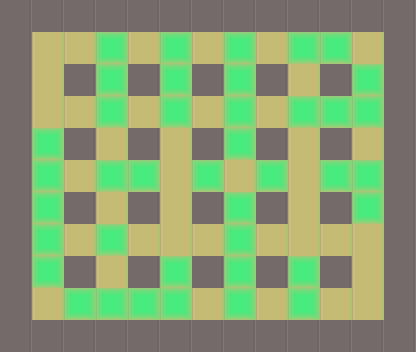

This game map was drawn from its Tiled (.tmx) file and the tilesets committed beside it. A one-line description and the full map source follow:
An orthogonal 13x11 tile map with 32x32 px tiles, 2 tile layers (base, piedras).

<map version="1.0" orientation="orthogonal" renderorder="right-down" width="13" height="11" tilewidth="32" tileheight="32" nextobjectid="1">
 <properties>
  <property name="nombre" value="Nivel 9" />
 </properties>
 <tileset firstgid="1" name="tile" tilewidth="32" tileheight="32" tilecount="3">
  <image source="../tilebase.png" width="96" height="32" />
  <terraintypes>
   <terrain name="New Terrain" tile="-1" />
  </terraintypes>
 </tileset>
 <layer name="base" width="13" height="11">
  <data>
   <tile gid="1" />
   <tile gid="1" />
   <tile gid="1" />
   <tile gid="1" />
   <tile gid="1" />
   <tile gid="1" />
   <tile gid="1" />
   <tile gid="1" />
   <tile gid="1" />
   <tile gid="1" />
   <tile gid="1" />
   <tile gid="1" />
   <tile gid="1" />
   <tile gid="1" />
   <tile gid="2" />
   <tile gid="2" />
   <tile gid="2" />
   <tile gid="2" />
   <tile gid="2" />
   <tile gid="2" />
   <tile gid="2" />
   <tile gid="2" />
   <tile gid="2" />
   <tile gid="2" />
   <tile gid="2" />
   <tile gid="1" />
   <tile gid="1" />
   <tile gid="2" />
   <tile gid="1" />
   <tile gid="2" />
   <tile gid="1" />
   <tile gid="2" />
   <tile gid="1" />
   <tile gid="2" />
   <tile gid="1" />
   <tile gid="2" />
   <tile gid="1" />
   <tile gid="2" />
   <tile gid="1" />
   <tile gid="1" />
   <tile gid="2" />
   <tile gid="2" />
   <tile gid="2" />
   <tile gid="2" />
   <tile gid="2" />
   <tile gid="2" />
   <tile gid="2" />
   <tile gid="2" />
   <tile gid="2" />
   <tile gid="2" />
   <tile gid="2" />
   <tile gid="1" />
   <tile gid="1" />
   <tile gid="2" />
   <tile gid="1" />
   <tile gid="2" />
   <tile gid="1" />
   <tile gid="2" />
   <tile gid="1" />
   <tile gid="2" />
   <tile gid="1" />
   <tile gid="2" />
   <tile gid="1" />
   <tile gid="2" />
   <tile gid="1" />
   <tile gid="1" />
   <tile gid="2" />
   <tile gid="2" />
   <tile gid="2" />
   <tile gid="2" />
   <tile gid="2" />
   <tile gid="2" />
   <tile gid="2" />
   <tile gid="2" />
   <tile gid="2" />
   <tile gid="2" />
   <tile gid="2" />
   <tile gid="1" />
   <tile gid="1" />
   <tile gid="2" />
   <tile gid="1" />
   <tile gid="2" />
   <tile gid="1" />
   <tile gid="2" />
   <tile gid="1" />
   <tile gid="2" />
   <tile gid="1" />
   <tile gid="2" />
   <tile gid="1" />
   <tile gid="2" />
   <tile gid="1" />
   <tile gid="1" />
   <tile gid="2" />
   <tile gid="2" />
   <tile gid="2" />
   <tile gid="2" />
   <tile gid="2" />
   <tile gid="2" />
   <tile gid="2" />
   <tile gid="2" />
   <tile gid="2" />
   <tile gid="2" />
   <tile gid="2" />
   <tile gid="1" />
   <tile gid="1" />
   <tile gid="2" />
   <tile gid="1" />
   <tile gid="2" />
   <tile gid="1" />
   <tile gid="2" />
   <tile gid="1" />
   <tile gid="2" />
   <tile gid="1" />
   <tile gid="2" />
   <tile gid="1" />
   <tile gid="2" />
   <tile gid="1" />
   <tile gid="1" />
   <tile gid="2" />
   <tile gid="2" />
   <tile gid="2" />
   <tile gid="2" />
   <tile gid="2" />
   <tile gid="2" />
   <tile gid="2" />
   <tile gid="2" />
   <tile gid="2" />
   <tile gid="2" />
   <tile gid="2" />
   <tile gid="1" />
   <tile gid="1" />
   <tile gid="1" />
   <tile gid="1" />
   <tile gid="1" />
   <tile gid="1" />
   <tile gid="1" />
   <tile gid="1" />
   <tile gid="1" />
   <tile gid="1" />
   <tile gid="1" />
   <tile gid="1" />
   <tile gid="1" />
   <tile gid="1" />
  </data>
 </layer>
 <layer name="piedras" width="13" height="11">
  <data>
   <tile gid="0" />
   <tile gid="0" />
   <tile gid="0" />
   <tile gid="0" />
   <tile gid="0" />
   <tile gid="0" />
   <tile gid="0" />
   <tile gid="0" />
   <tile gid="0" />
   <tile gid="0" />
   <tile gid="0" />
   <tile gid="0" />
   <tile gid="0" />
   <tile gid="0" />
   <tile gid="0" />
   <tile gid="0" />
   <tile gid="3" />
   <tile gid="0" />
   <tile gid="3" />
   <tile gid="0" />
   <tile gid="3" />
   <tile gid="0" />
   <tile gid="3" />
   <tile gid="3" />
   <tile gid="0" />
   <tile gid="0" />
   <tile gid="0" />
   <tile gid="0" />
   <tile gid="0" />
   <tile gid="3" />
   <tile gid="0" />
   <tile gid="3" />
   <tile gid="0" />
   <tile gid="3" />
   <tile gid="0" />
   <tile gid="0" />
   <tile gid="0" />
   <tile gid="3" />
   <tile gid="0" />
   <tile gid="0" />
   <tile gid="0" />
   <tile gid="0" />
   <tile gid="3" />
   <tile gid="0" />
   <tile gid="3" />
   <tile gid="0" />
   <tile gid="3" />
   <tile gid="0" />
   <tile gid="3" />
   <tile gid="3" />
   <tile gid="3" />
   <tile gid="0" />
   <tile gid="0" />
   <tile gid="3" />
   <tile gid="0" />
   <tile gid="0" />
   <tile gid="0" />
   <tile gid="0" />
   <tile gid="0" />
   <tile gid="3" />
   <tile gid="0" />
   <tile gid="0" />
   <tile gid="0" />
   <tile gid="0" />
   <tile gid="0" />
   <tile gid="0" />
   <tile gid="3" />
   <tile gid="0" />
   <tile gid="3" />
   <tile gid="3" />
   <tile gid="0" />
   <tile gid="3" />
   <tile gid="0" />
   <tile gid="3" />
   <tile gid="0" />
   <tile gid="3" />
   <tile gid="3" />
   <tile gid="0" />
   <tile gid="0" />
   <tile gid="3" />
   <tile gid="0" />
   <tile gid="0" />
   <tile gid="0" />
   <tile gid="0" />
   <tile gid="0" />
   <tile gid="3" />
   <tile gid="0" />
   <tile gid="0" />
   <tile gid="0" />
   <tile gid="3" />
   <tile gid="0" />
   <tile gid="0" />
   <tile gid="3" />
   <tile gid="0" />
   <tile gid="3" />
   <tile gid="0" />
   <tile gid="0" />
   <tile gid="0" />
   <tile gid="3" />
   <tile gid="0" />
   <tile gid="0" />
   <tile gid="0" />
   <tile gid="0" />
   <tile gid="0" />
   <tile gid="0" />
   <tile gid="3" />
   <tile gid="0" />
   <tile gid="0" />
   <tile gid="0" />
   <tile gid="3" />
   <tile gid="0" />
   <tile gid="3" />
   <tile gid="0" />
   <tile gid="3" />
   <tile gid="0" />
   <tile gid="0" />
   <tile gid="0" />
   <tile gid="0" />
   <tile gid="0" />
   <tile gid="3" />
   <tile gid="3" />
   <tile gid="3" />
   <tile gid="3" />
   <tile gid="0" />
   <tile gid="3" />
   <tile gid="0" />
   <tile gid="3" />
   <tile gid="0" />
   <tile gid="0" />
   <tile gid="0" />
   <tile gid="0" />
   <tile gid="0" />
   <tile gid="0" />
   <tile gid="0" />
   <tile gid="0" />
   <tile gid="0" />
   <tile gid="0" />
   <tile gid="0" />
   <tile gid="0" />
   <tile gid="0" />
   <tile gid="0" />
   <tile gid="0" />
   <tile gid="0" />
  </data>
 </layer>
</map>
